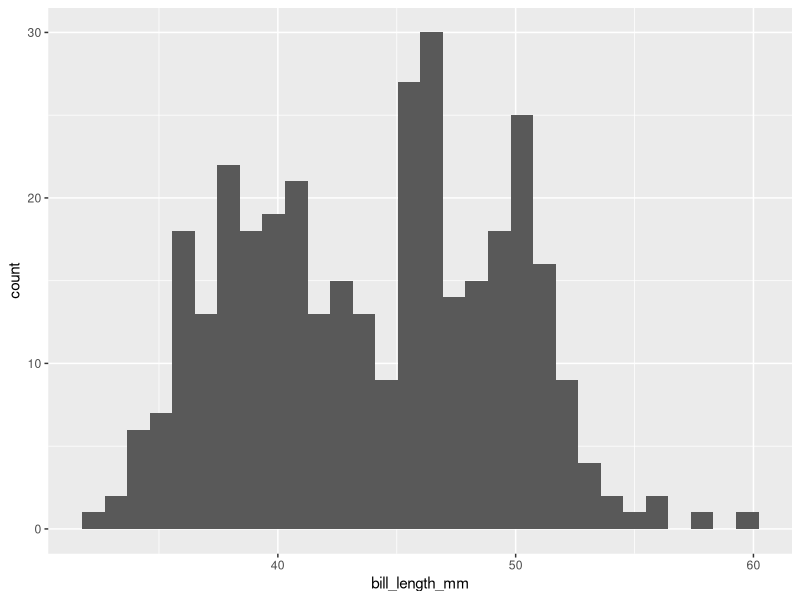
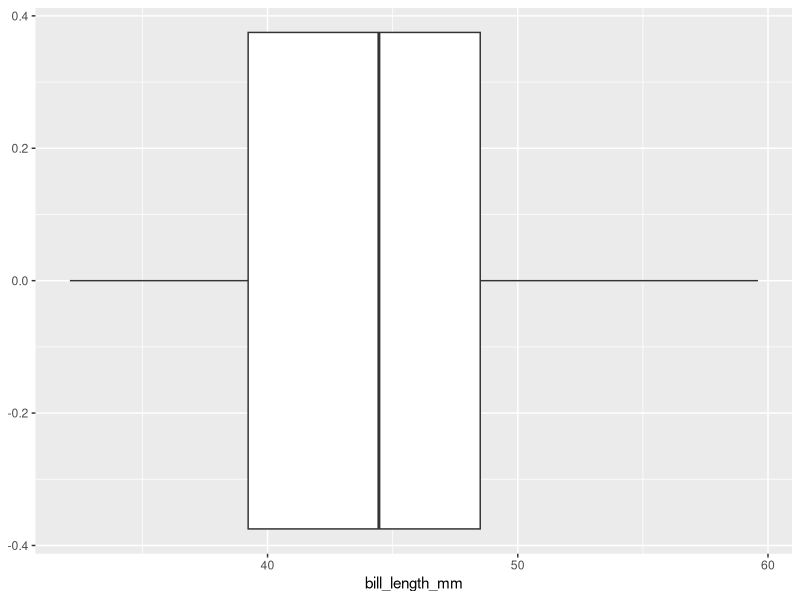
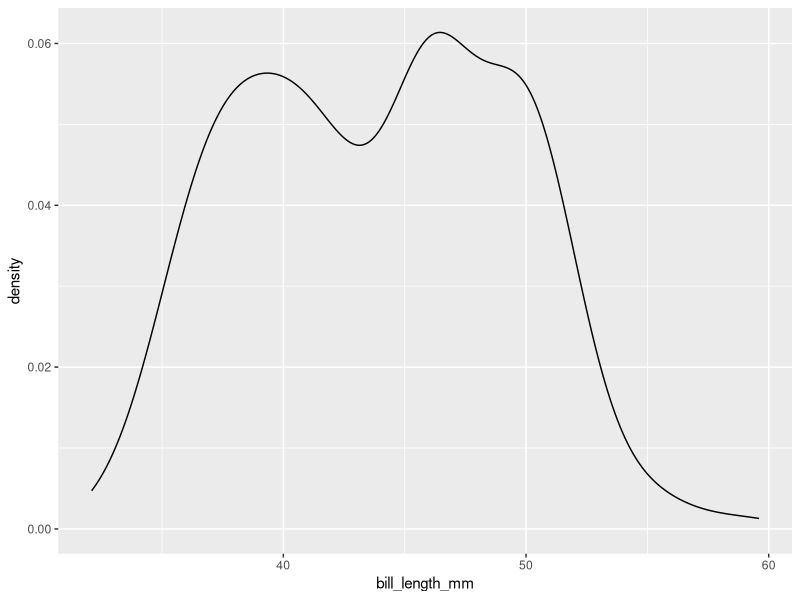
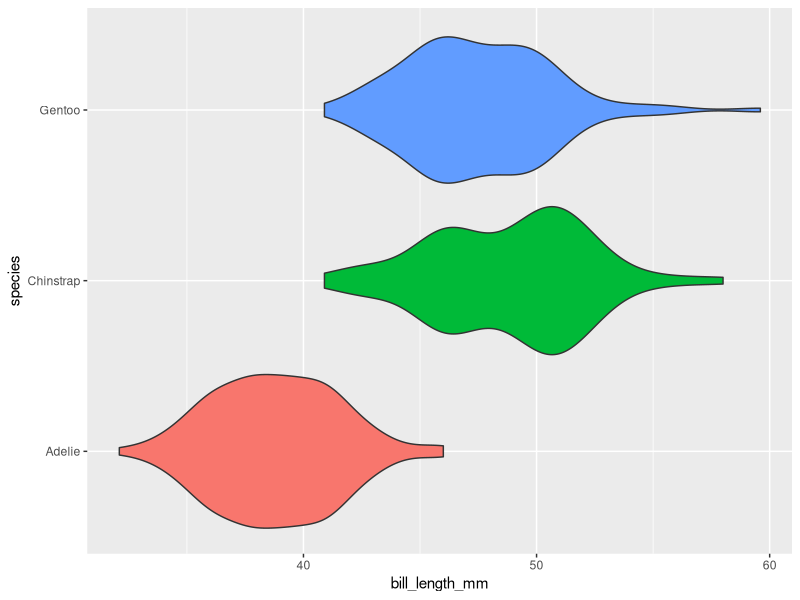
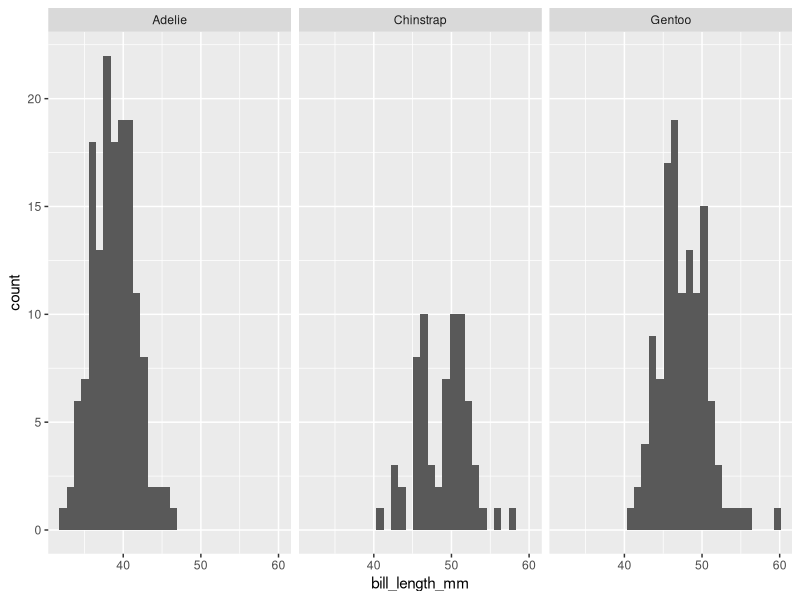

These charts were generated, in order, by the following R code:
## ---- chunk 1
knitr::opts_chunk$set(warning = FALSE, 
                      message = FALSE)
library(tidyverse) 
library(palmerpenguins)
library(gridExtra)
## ---- chunk 2
penguins %>% 
  ggplot(aes(x = bill_length_mm)) + 
  geom_histogram()
## ---- chunk 3
penguins %>% 
  ggplot(aes(x = bill_length_mm)) + 
  geom_boxplot()
## ---- chunk 4
penguins %>% 
  ggplot(aes(x = bill_length_mm)) + 
  geom_density()
## ---- chunk 5
penguins %>% 
  ggplot(aes(x = bill_length_mm, y = species)) + 
  geom_violin(aes(fill = species)) + 
  theme(legend.position = "none")
## ---- chunk 6
penguins %>% 
  ggplot(aes(x = bill_length_mm)) + 
  geom_histogram() + 
  facet_wrap(~species)
